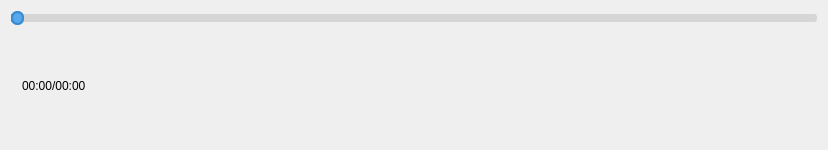
<?xml version="1.0" encoding="UTF-8"?>
<ui version="4.0">
 <class>VideoStorageViewClass</class>
 <widget class="QWidget" name="VideoStorageViewClass">
  <property name="geometry">
   <rect>
    <x>0</x>
    <y>0</y>
    <width>828</width>
    <height>150</height>
   </rect>
  </property>
  <property name="windowTitle">
   <string>VideoStorageView</string>
  </property>
  <property name="styleSheet">
   <string notr="true">

QSlider::add-page:horizontal {
    height: 8px;
    border-radius: 4px;
    background: rgba(214, 214, 214, 100%);
}

QSlider::sub-page:horizontal {
    height: 8px;
    border-radius: 4px;
    background: rgba(88, 168, 238, 100%);
}

QSlider::groove:horizontal {
    height: 8px;
    border-radius: 3px;
    background: rgba(214, 214, 214, 100%);
}

QSlider::handle:horizontal {
    width: 13px;
    margin-top: -3px;
    margin-bottom: -3px;
    border-radius: 6px;
    background: qradialgradient(spread: pad, cx: 0.5, cy: 0.5, radius: 0.5, fx: 0.5, fy: 0.5, stop: 0.6 rgba(88, 168, 238, 100%), stop: 0.8 rgba(58, 138, 208, 100%));
}
</string>
  </property>
  <layout class="QGridLayout" name="gridLayout">
   <item row="0" column="0">
    <widget class="QSlider" name="horizontalSlider">
     <property name="orientation">
      <enum>Qt::Horizontal</enum>
     </property>
    </widget>
   </item>
   <item row="1" column="0">
    <widget class="QWidget" name="widget" native="true">
     <layout class="QHBoxLayout" name="horizontalLayout">
      <item>
       <widget class="QLabel" name="label">
        <property name="text">
         <string>00:00/00:00</string>
        </property>
       </widget>
      </item>
     </layout>
    </widget>
   </item>
  </layout>
 </widget>
 <layoutdefault spacing="6" margin="11"/>
 <resources/>
 <connections/>
</ui>
